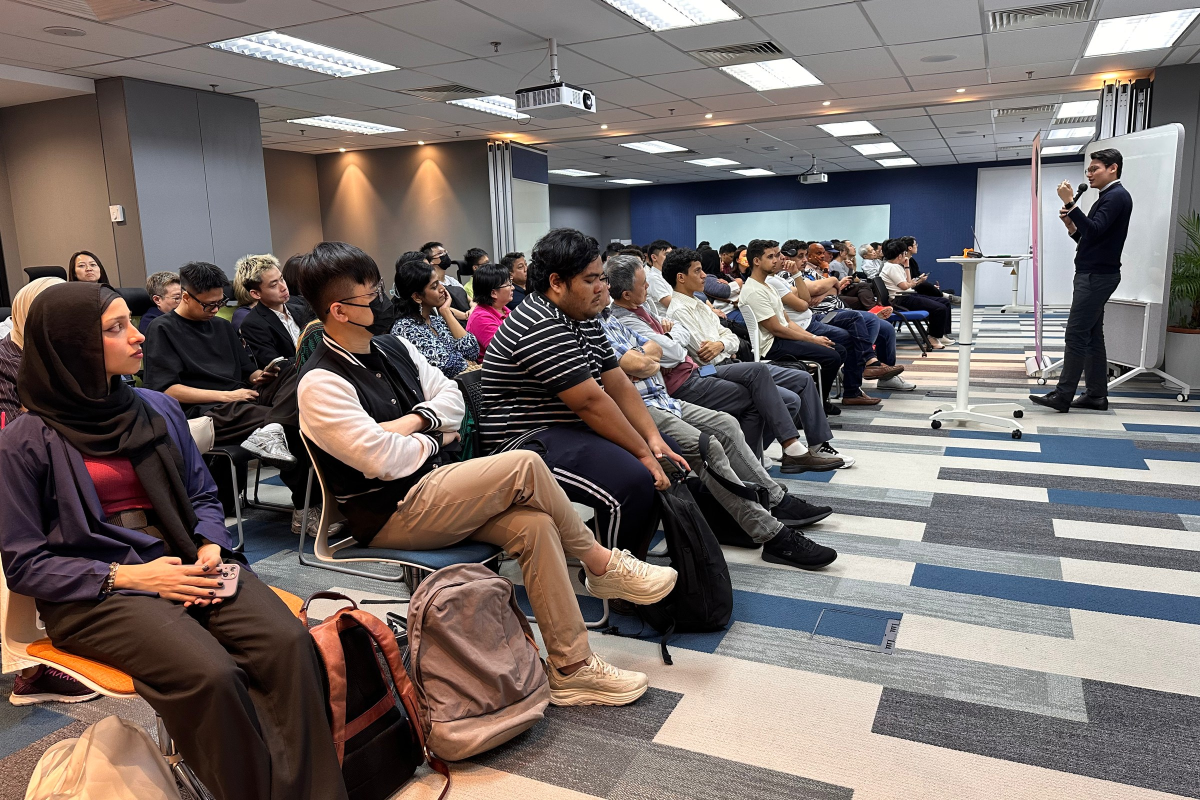
#> input picture src/assets/photos/2026-04-meetup.jpg, 2400 x 1600 px (shown at 1/2 size)
$ python make_tile.py ../../src/assets/photos/2026-04-meetup.jpg out.png
#> lines starting #> are read from the running program, lines starting #| are printed output that depends on the picture
"""Make a Community Day volunteer tile from an ordinary photo.

The person is cut out of the photo, brightened a little, and placed in front of
the Kuala Lumpur skyline (background.jpg, the volunteer placeholder art with its
silhouette taken out). The face is scaled and placed where the silhouette's face
was, so every tile matches.

    python3 make_tile.py PHOTO OUT.jpg [--crop X0,Y0,X1,Y1] [--face X,Y,H]

  --crop   crop the photo first (pixels in the original photo). Use it when the
           photo is wide or has other people in it.
  --face   the face centre and face height, in pixels of the original photo,
           when the face is not found automatically.

A photo cut off at the chest would leave the person floating. The script then
stretches the lowest part of their clothes down to the bottom of the tile. For
such a photo, make the person larger and lower too (--zoom 1.5 --lower 0.05),
so less has to be stretched. A photo showing the shoulders and some of the body
still looks best.

  --zoom   make the person larger than the standard size (1.0).
  --lower  move the person down, as a fraction of the tile's height.
  --circle the photo is a round avatar: fill outside the circle with the photo's
           background colour before cutting the person out.
  --body   draw shoulders and a body behind the person in the colour of their
           clothes (the placeholder silhouette's shape, body-mask.png) instead of
           stretching their clothes. Best with dark, plain clothes; use it when
           stretching shows skin or a collar, as with a round avatar.
  --cutout the photo is already a cut-out (a PNG with a transparent background),
           for example one trimmed by hand to the head and neck; skip cutting out.
  --edge   how far a side cut by the photo's edge fades out, in face heights
           (default 0.25). Use less (0.12) when the edge runs close to the face.
  --band   stretch only this much of the bottom of the photo, in face heights,
           for example 0.15 to keep an open collar's neck from being stretched.
           --band 0 stretches nothing: the photo's lower edge fades out softly
           (place the person low with --zoom and --lower so it ends near the bottom).
  --model  the cut-out model (default isnet-general-use). Use u2net_human_seg when
           clothing or a headscarf is close in colour to the background and the
           default keeps only the face.

Needs: pip install rembg onnxruntime pillow numpy "opencv-python-headless<5"
(OpenCV 5 no longer has the face finder used here). The first run downloads
the cut-out model (about 170 MB). The larger BiRefNet models give finer hair
but need more than 8 GB of memory.

Save the result in src/assets/volunteers/ and set the volunteer's photo to its
file name without the extension.
"""
import argparse
import os
import sys

import numpy as np
from PIL import Image, ImageEnhance, ImageFilter, ImageOps

HERE = os.path.dirname(os.path.abspath(__file__))

# Where the silhouette's face was, as fractions of the background's size.
FACE_X, FACE_Y, FACE_H = 0.500, 0.403, 0.239
OUT_SIZE = 840


# [12 lines left out: function find_face, not called in this run]


def touches(edge):
    return (edge > 128).mean() > 0.02


# [118 lines left out: functions extend_body, fill_outside_circle, drawn_body, fade_bottom_edge, not called in this run]


def main():
    ap = argparse.ArgumentParser()
    ap.add_argument("photo")
    ap.add_argument("out")
    ap.add_argument("--crop")
    ap.add_argument("--face")
    ap.add_argument("--zoom", type=float, default=1.0)
    ap.add_argument("--lower", type=float, default=0.0)
    ap.add_argument("--circle", action="store_true")
    ap.add_argument("--body", action="store_true")
    ap.add_argument("--model", default="isnet-general-use")
    ap.add_argument("--cutout", action="store_true")
    ap.add_argument("--edge", type=float, default=0.25)
    ap.add_argument("--band", type=float, default=None)
    args = ap.parse_args()

    photo = ImageOps.exif_transpose(Image.open(args.photo)).convert("RGBA" if args.cutout else "RGB")
#> photo is the input picture: PIL image 2400x1600 RGB; mean R, G, B 118.4, 108.6, 105.7
    x0 = y0 = 0
    if args.crop:
        x0, y0, x1, y1 = (int(v) for v in args.crop.split(","))
        photo = photo.crop((x0, y0, x1, y1))
    if args.circle:
        photo = fill_outside_circle(photo)
    # Work at a sensible size: the cut-out model sees about 1000 pixels anyway.
    shrink = min(1.0, 1400 / max(photo.size))
#> shrink = 0.583
    if shrink < 1:
        photo = photo.resize((round(photo.width * shrink), round(photo.height * shrink)), Image.LANCZOS)
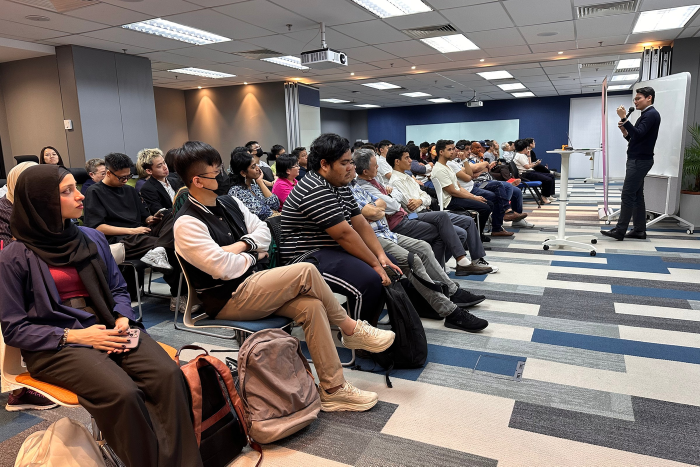
#> photo: PIL image 1400x933 RGB (shown at 1/2 size); mean R, G, B 118.3, 108.6, 105.7

    if args.cutout:
        cut = photo
    else:
        from rembg import new_session, remove

        cut = remove(photo, session=new_session(args.model)).convert("RGBA")

    if args.face:
        fx, fy, fh = (float(v) for v in args.face.split(","))
        fx, fy, fh = (fx - x0) * shrink, (fy - y0) * shrink, fh * shrink
    else:
        fx, fy, fh = find_face(np.array(cut.convert("RGB")))

    bg = Image.open(os.path.join(HERE, "background.jpg")).convert("RGB")
    W, H = bg.size
    k = args.zoom * FACE_H * H / fh
    cut = cut.resize((max(1, round(cut.width * k)), max(1, round(cut.height * k))), Image.LANCZOS)
    ox, oy = round(FACE_X * W - fx * k), round((FACE_Y + args.lower) * H - fy * k)

    chin = (fy + 0.6 * fh) * k
    body = None
    if args.body:
        body = drawn_body(cut, oy, W, H, chin, fh * k)
        cut = fade_bottom_edge(cut, fh * k)
    else:
        cut, ox, oy = extend_body(cut, ox, oy, W, H, fh * k, chin, args.edge, args.band)

    # Natural colour, a little brighter and livelier so the person stands out on the dark blue.
    alpha = cut.split()[3]
    rgb = cut.convert("RGB")
    rgb = ImageEnhance.Brightness(rgb).enhance(1.06)
    rgb = ImageEnhance.Contrast(rgb).enhance(1.05)
    rgb = ImageEnhance.Color(rgb).enhance(1.12)
    person = rgb.convert("RGBA")
    person.putalpha(alpha)

    layer = Image.new("RGBA", (W, H), (0, 0, 0, 0))
    if body is not None:
        layer.alpha_composite(body)
    layer.alpha_composite(person, (max(ox, 0), max(oy, 0)), (max(-ox, 0), max(-oy, 0)))

    # A soft lavender glow around the person, like the silhouette's rim light.
    glow = Image.new("RGBA", (W, H), (190, 160, 255, 0))
    glow.putalpha(layer.split()[3].filter(ImageFilter.GaussianBlur(0.0144 * W)).point(lambda p: int(p * 0.55)))

    out = bg.convert("RGBA")
    out.alpha_composite(glow)
    out.alpha_composite(layer)

    # Fade the bottom of the frame into the dark, as the placeholder art does.
    t = np.linspace(0, 1, H)[:, None]
    fade = (np.clip((t - 0.78) / 0.22, 0, 1) ** 1.4 * 0.75)[..., None]
    o = np.array(out.convert("RGB")).astype(np.float32)
    o = o * (1 - fade) + np.array([16, 14, 60], np.float32) * fade

    Image.fromarray(o.astype(np.uint8)).resize((OUT_SIZE, OUT_SIZE), Image.LANCZOS).save(
        args.out, quality=88, optimize=True, progressive=True
    )
    print(f"face at {fx / shrink + x0:.0f},{fy / shrink + y0:.0f} height {fh / shrink:.0f} (original photo pixels)")


if __name__ == "__main__":
    main()
#> (the call stopped at in main, `cut = remove(photo, session=new_session(args.model)).convert("RGBA")`: rembg is not available in this run)

$ run again, on src/assets/photos/2026-05-meetup-wide.jpg
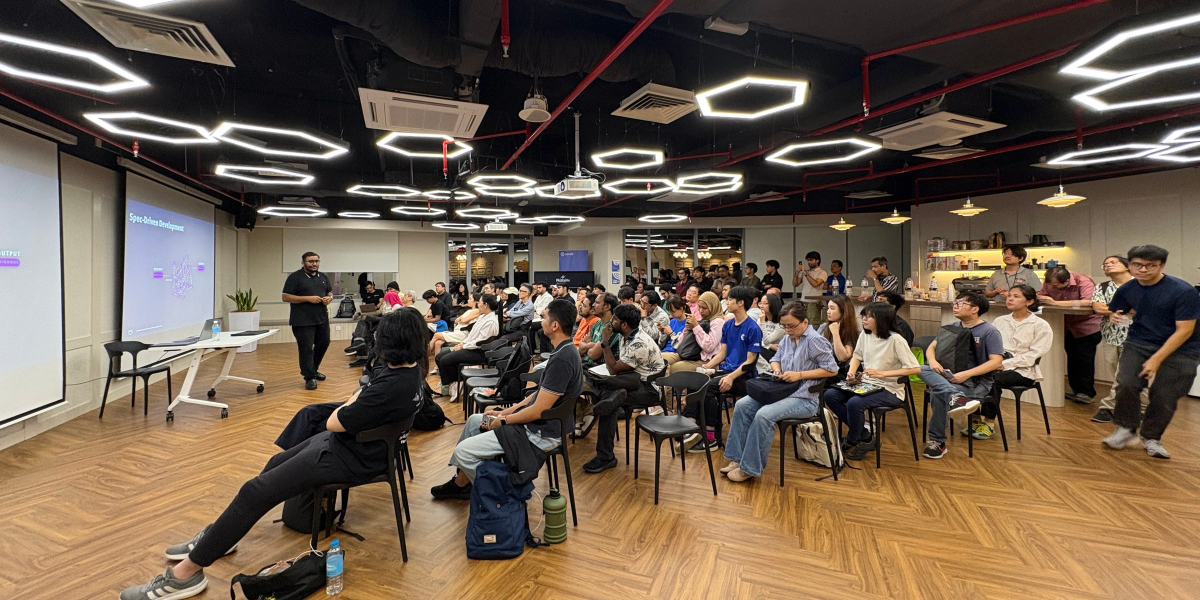
#> input picture src/assets/photos/2026-05-meetup-wide.jpg, 2400 x 1200 px (shown at 1/2 size)
#> in main, photo is the input picture: PIL image 2400x1200 RGB; mean R, G, B 107.8, 91.1, 75.5
#> in main, `photo = photo.resize((round(photo.width * shrink), round(photo.height ..`:
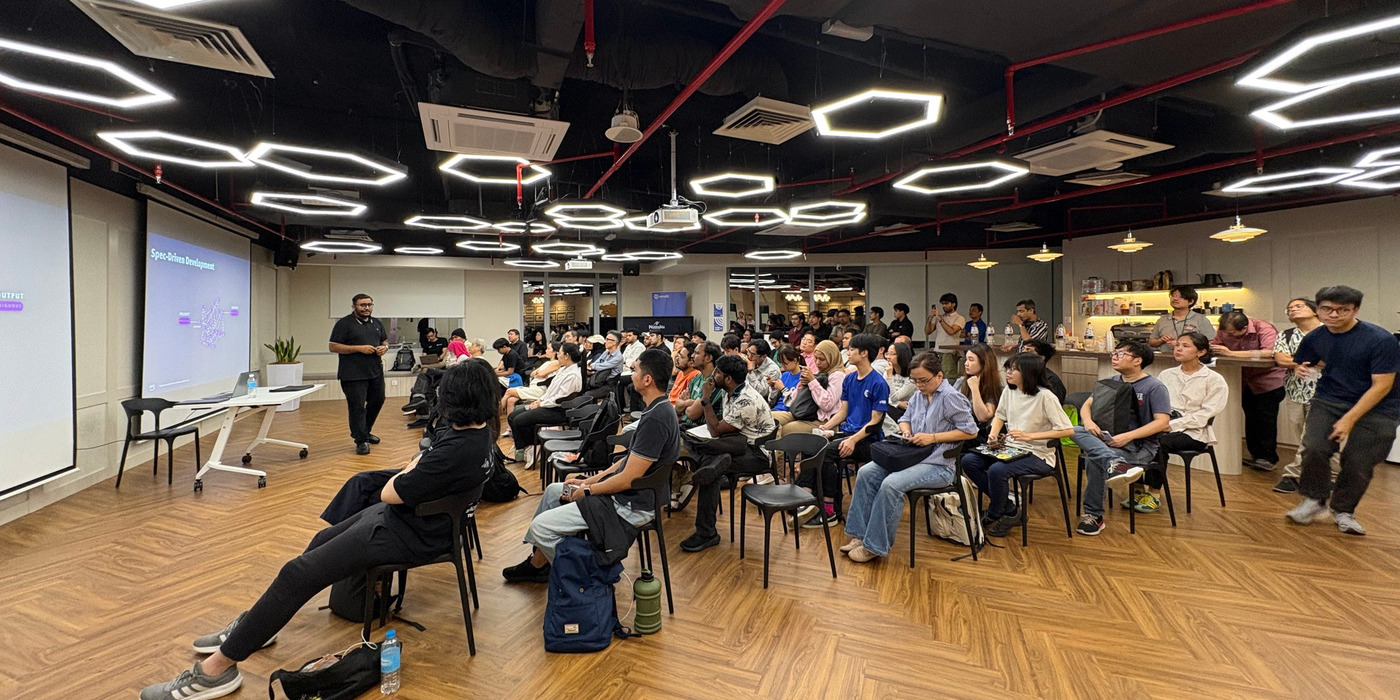
#> photo: PIL image 1400x700 RGB; mean R, G, B 107.7, 91.1, 75.5

$ run again, on src/assets/photos/meetup-room.jpg
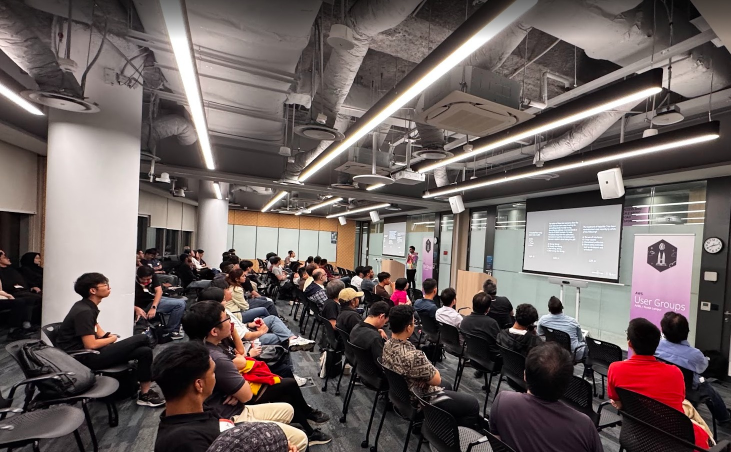
#> input picture src/assets/photos/meetup-room.jpg, 1462 x 904 px (shown at 1/2 size)
#> in main, photo is the input picture: PIL image 1462x904 RGB; mean R, G, B 106.5, 95.3, 93.6
#> in main, `photo = photo.resize((round(photo.width * shrink), round(photo.height ..`:
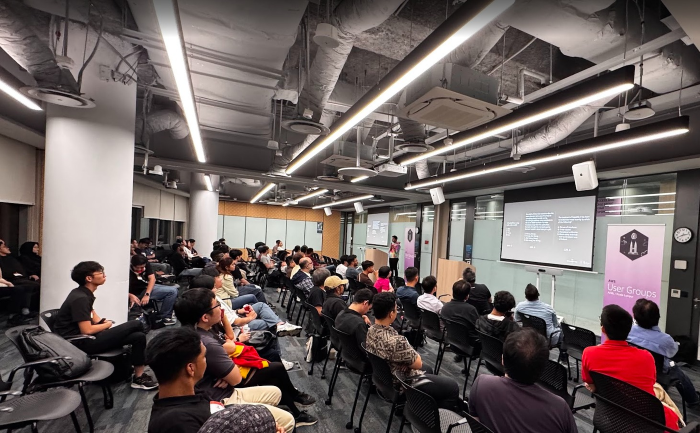
#> photo: PIL image 1400x866 RGB (shown at 1/2 size); mean R, G, B 106.5, 95.3, 93.6
